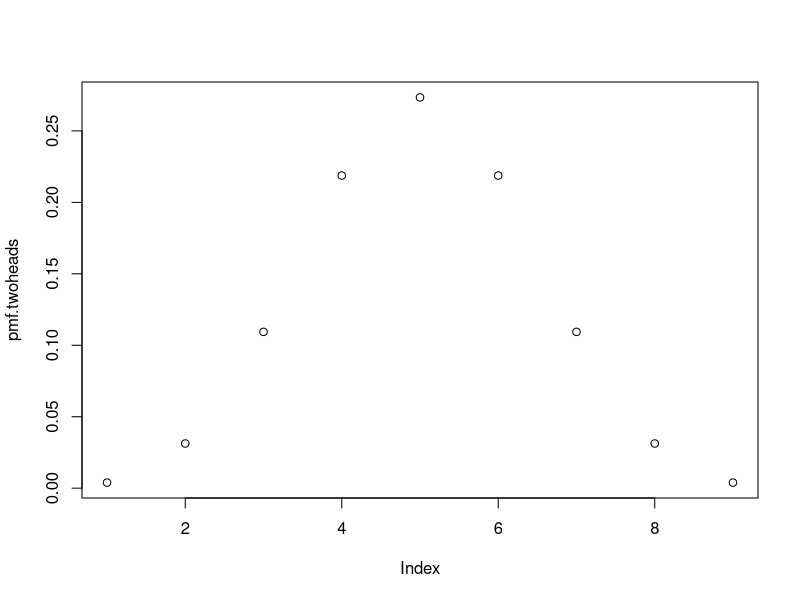
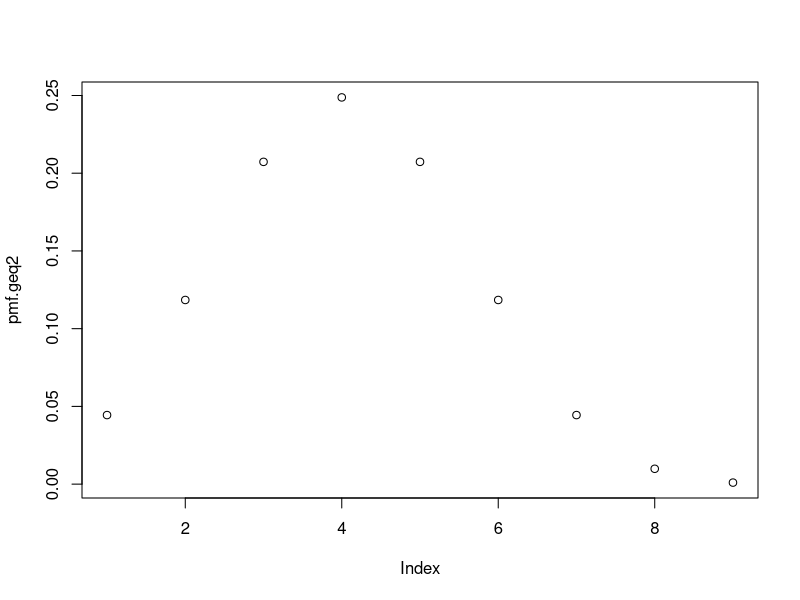

The R source for these figures, in order:
## ---- chunk 1
knitr::opts_chunk$set(echo = TRUE)
## ---- chunk 2
k <- 5:100
pmf.valuable <- choose(k-1,4) / choose(100,5)
#This following summation should equal 1
cat("Our distribution of the PMF of how much our most valuable prize is worth is equal to: ", sum(pmf.valuable))
## ---- chunk 3
k <- 1:100
all.seats <- choose(110,k) * .9^k * (1-.9)^(110-k)
cat("The probability of everyone getting a seat is:", sum(all.seats))
## ---- chunk 4
k <- 2:10
pmf.twoheads <- (choose(8, k-2) * .5^(k-2) * .5^(10-k))
plot(pmf.twoheads)
cat("The sum of the PMF should equal 1:", sum(pmf.twoheads))
## ---- chunk 5
k <- 2:10
pmf.geq2 <- (choose(10, k) * .5^(k) * .5^(10-k)) / (1 - ((choose(10, 0) * .5^(0) * .5^(10)) + (choose(10, 1) * .5^(1) * .5^(9))))
plot(pmf.geq2)
cat("The sum of the PMF is:", sum(pmf.geq2))
pmf.geq2
